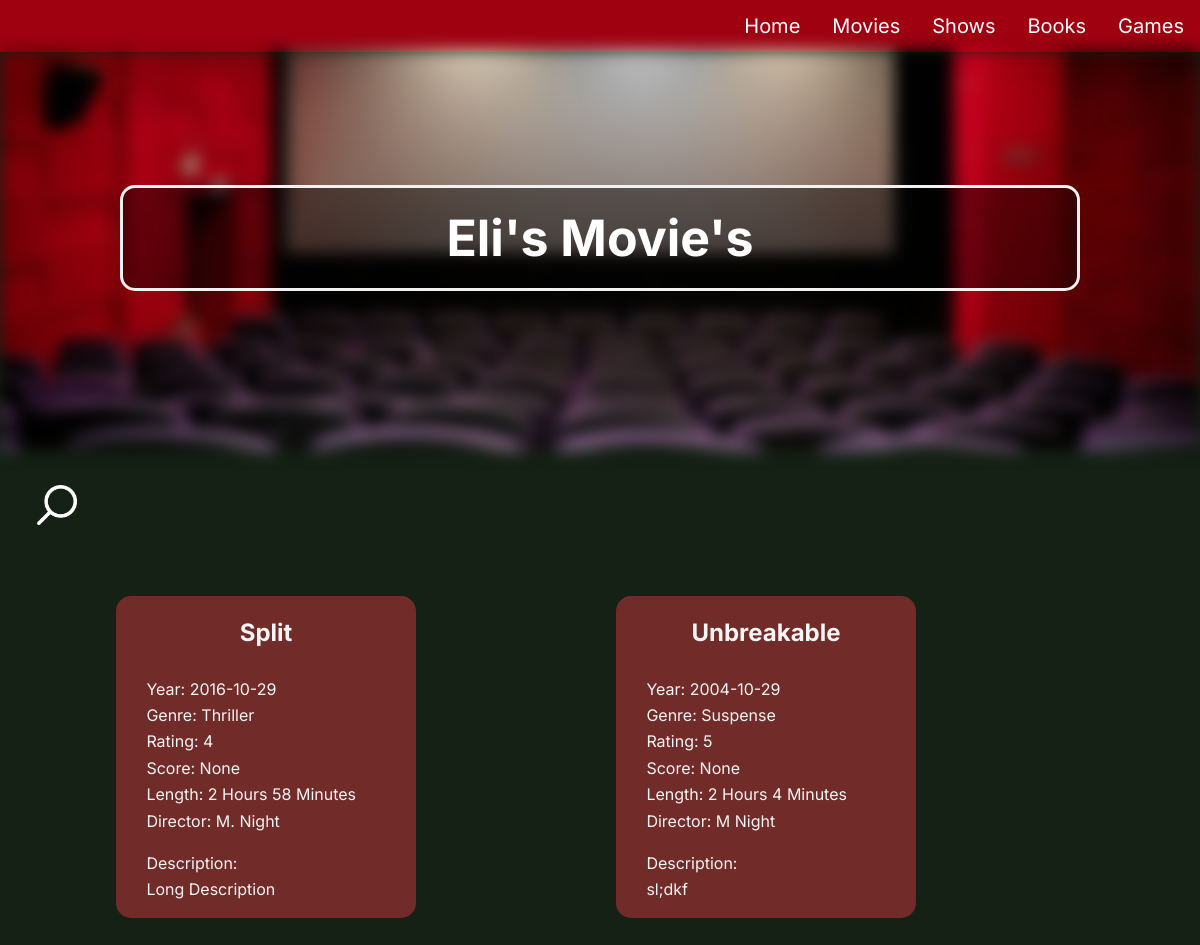
The app's page /, older data.
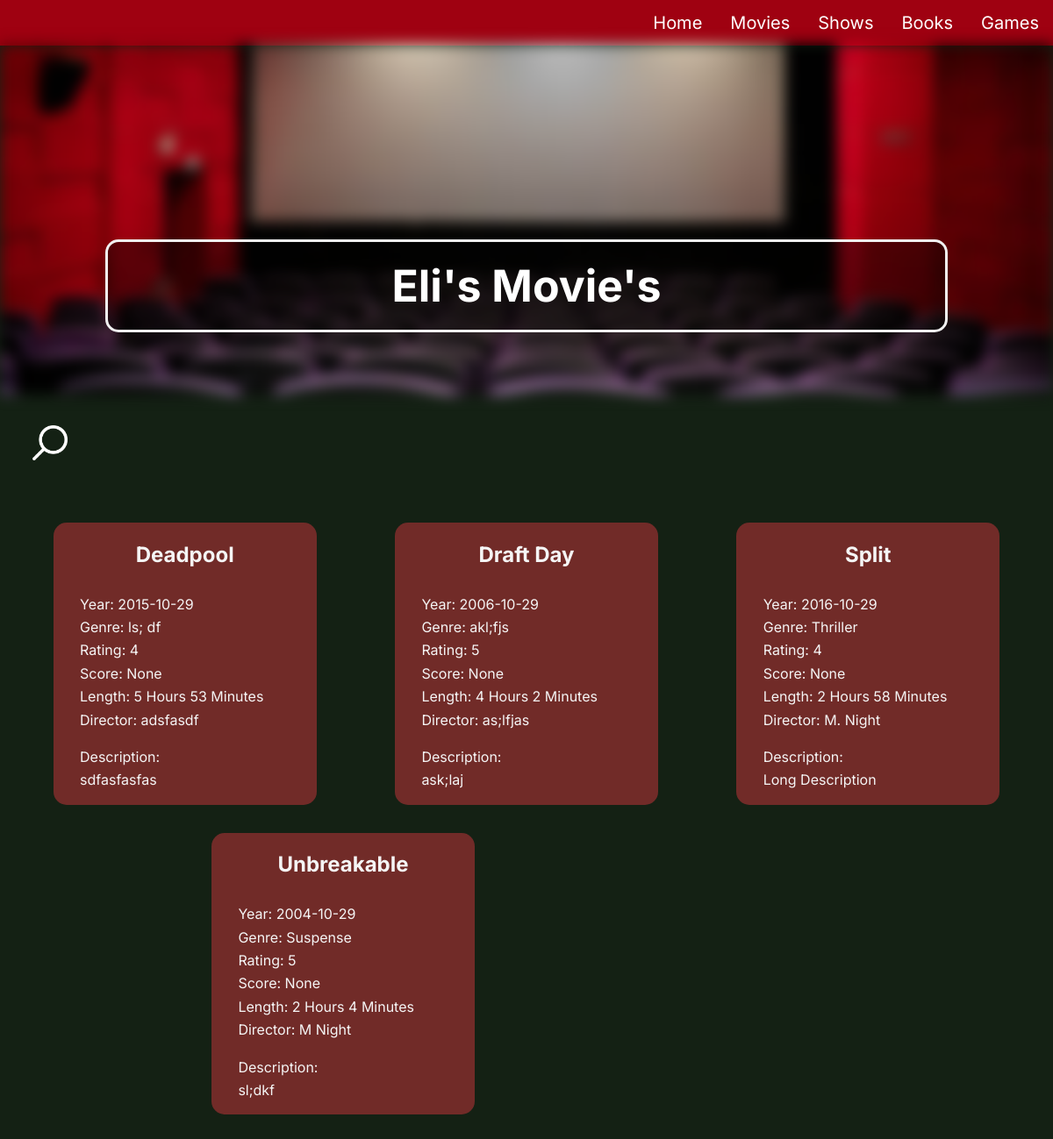
The same page, newer data.
### database/models.py (models this page shows, shortened)
class Movie(models.Model):
    name = models.CharField('name', max_length=255, unique=False, blank=False)
    name2 = models.CharField('name2', max_length=255, blank=True)
    barcode = models.IntegerField(
        'Barcode', null=True)
    year = models.IntegerField(
        'Year', blank=True)
    genre = models.CharField('Genre', max_length=255, null=True)
    rating = models.CharField('Rating', null=True, max_length=5)
    score = models.IntegerField('Score', null=True)
    runTime = models.IntegerField('Run Time', null=True)
    director = models.CharField('Director', max_length=255, null=True)
    description = models.CharField('Description', max_length=255, null=True)

### database/views.py (the view)
# urls.py: path('', views.IndexView.as_view(), name='home'),
class IndexView(ListView):
    template_name = 'index.html'
    model = Movie
    def get(self, request):
        movies = Movie.objects.all().order_by("name")
        context = {
            'movies': movies,
        }
        return render(request, self.template_name, context)

### database/templates/index.html (shortened to what this page needs)
<!DOCTYPE html>
{% load static %}
<html lang="en">
  <head>
    <link href="{% static 'static/css/movie.css' %}" rel="stylesheet" type="text/css">
  </head>
  <body>
    {% load mathfilters %}
    {% include 'nav.html' %}
    <div id="hero">
    </div>
    <div id="hover">
        <h1>Eli's Movie's</h1>
    </div>
    <div id="parameters">
      <div id="search" onclick="onSearch()" >
        <img src = /static/_img/search.png>
      </div>
    </div>
    <main id="main">
      <div class="flex" id="flex">
      {% for i in movies %}
        <div class="container">
          <h2>{{i.name}}</h2>
          <p class="secondName" style="text-align:center">{{i.name2}}</p>
          <p>Year: {{i.year}}</p>
          <p>Genre: {{i.genre}}</p>
          <p>Rating: {{i.rating}}</p>
          <p>Score: {{i.score}}</p>
          <p>Length: {{i.runTime|div:60|floatformat:0}} Hours {{i.runTime|mod:60}} Minutes</p>
          <p class="secondName">Director: {{i.director}}</p>
          <p>Description:</p>
          <p>{{i.description}}</p>
        </div>
      {% endfor %}
    </main>
  </body>
</html>

Row changes from the older to the newer data that the page shows:
added Movie: name "Deadpool", year "2015-10-29", genre "ls; df", rating "4", score "None", runTime|div "5", runTime|mod "53", director "adsfasdf", description "sdfasfasfas"
added Movie: name "Draft Day", year "2006-10-29", genre "akl;fjs", rating "5", score "None", runTime|div "4", runTime|mod "2", director "as;lfjas", description "ask;laj"
